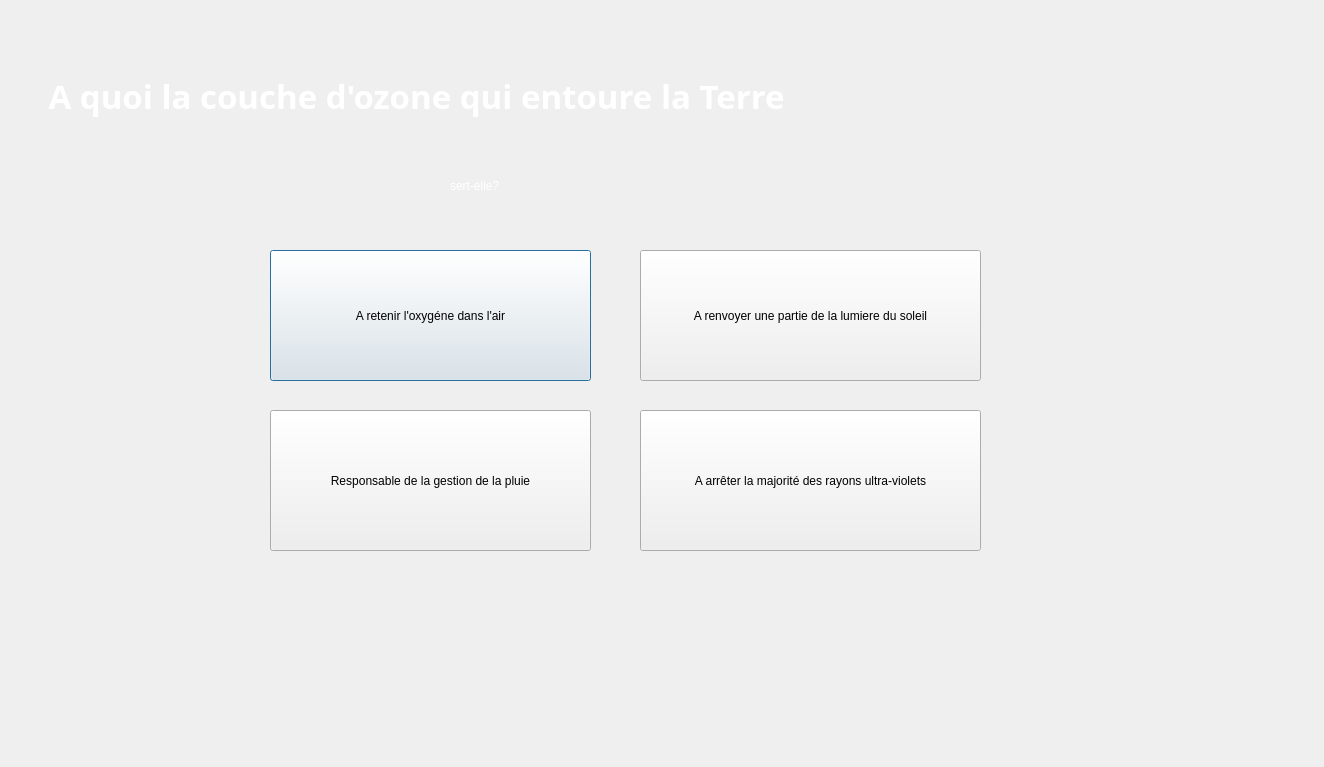
<?xml version="1.0" encoding="UTF-8"?>
<ui version="4.0">
 <class>Dialog3</class>
 <widget class="QDialog" name="Dialog3">
  <property name="geometry">
   <rect>
    <x>0</x>
    <y>0</y>
    <width>1324</width>
    <height>767</height>
   </rect>
  </property>
  <property name="windowTitle">
   <string>Dialog</string>
  </property>
  <widget class="QLabel" name="label">
   <property name="geometry">
    <rect>
     <x>40</x>
     <y>60</y>
     <width>1221</width>
     <height>71</height>
    </rect>
   </property>
   <property name="font">
    <font>
     <family>Segoe Script</family>
     <pointsize>25</pointsize>
     <italic>false</italic>
     <bold>true</bold>
    </font>
   </property>
   <property name="styleSheet">
    <string notr="true">font: 700 25pt &quot;Segoe Script&quot;;
color: rgb(255, 255, 255);
</string>
   </property>
   <property name="text">
    <string> A quoi la couche d'ozone qui entoure la Terre </string>
   </property>
  </widget>
  <widget class="QPushButton" name="pushButton">
   <property name="geometry">
    <rect>
     <x>270</x>
     <y>250</y>
     <width>321</width>
     <height>131</height>
    </rect>
   </property>
   <property name="text">
    <string>A retenir l'oxygéne dans l'air</string>
   </property>
  </widget>
  <widget class="QPushButton" name="pushButton_2">
   <property name="geometry">
    <rect>
     <x>640</x>
     <y>250</y>
     <width>341</width>
     <height>131</height>
    </rect>
   </property>
   <property name="text">
    <string>A renvoyer une partie de la lumiere du soleil</string>
   </property>
  </widget>
  <widget class="QPushButton" name="pushButton_3">
   <property name="geometry">
    <rect>
     <x>270</x>
     <y>410</y>
     <width>321</width>
     <height>141</height>
    </rect>
   </property>
   <property name="text">
    <string>Responsable de la gestion de la pluie</string>
   </property>
  </widget>
  <widget class="QPushButton" name="pushButton_4">
   <property name="geometry">
    <rect>
     <x>640</x>
     <y>410</y>
     <width>341</width>
     <height>141</height>
    </rect>
   </property>
   <property name="text">
    <string>A arrêter la majorité des rayons ultra-violets</string>
   </property>
  </widget>
  <widget class="QLabel" name="label_2">
   <property name="geometry">
    <rect>
     <x>450</x>
     <y>150</y>
     <width>371</width>
     <height>71</height>
    </rect>
   </property>
   <property name="styleSheet">
    <string notr="true">font: 700 25pt &quot;Segoe Script&quot;;
color: rgb(255, 255, 255);</string>
   </property>
   <property name="text">
    <string>sert-elle?</string>
   </property>
  </widget>
 </widget>
 <resources/>
 <connections/>
</ui>
